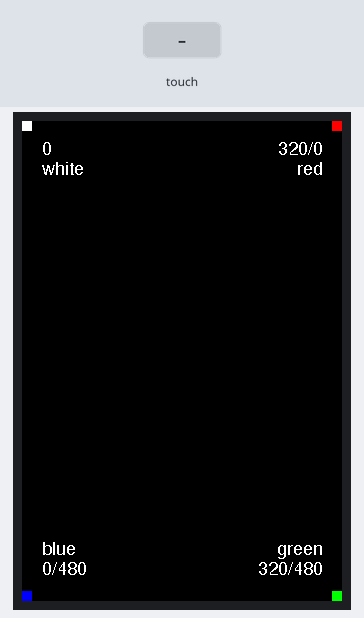
Bench run of a program on a simulated ESP32. On the bench: 320×480 colour display. Inputs (shaded band) come from the test bench.

Above: at 1.3 s.
1.4 s: screen touched at 13 % across, 10 % down
2.9 s: screen touched at 38 % across, 10 % down
Timing chart, 0 to 5.9 s (numbered marks = the images above; inputs shaded):
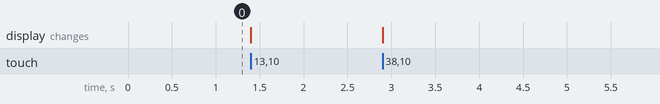

The program:

main.cpp
```cpp
#define LGFX_USE_V1
#include <LovyanGFX.hpp>
#include "settings.h"

static LGFX display;

int32_t width, height;

void setup(void) {
  Serial.begin(115200);

  display.init();

  width = display.width();
  height = display.height();

  log_i("Display width: %d, height: %d", width, height);
  log_i("Rotation: %d", display.getRotation());
  log_i("RGB color order: %s", (display.panel()->config().rgb_order == 0) ? "RGB" : "BGR");

  // square side length
  int8_t l = 10;

  display.fillRect(0, 0, l, l, TFT_WHITE);
  display.fillRect(width - l, 0, l, l, TFT_RED);
  display.fillRect(width - l, height - l, l, l, TFT_GREEN);
  display.fillRect(0, height - l, l, l, TFT_BLUE);

  display.setTextColor(TFT_WHITE);
  display.setFont(&fonts::FreeSans9pt7b);
  // top left
  display.drawString("0", 20, 20);
  display.drawString("white", 20, 40);
  // top right
  display.drawRightString(String(width) + "/0", width - 20, 20);
  display.drawRightString("red", width -20, 40);
  // bottom right
  display.drawRightString(String(width) + "/" + String(height), width - 20, height - 40);
  display.drawRightString("green", width - 20, height - 60);
  // bottom left
  display.drawString("0/" + String(height), 20, height - 40);
  display.drawString("blue", 20, height - 60);
}

void loop(void) {
  int32_t x = 0, y = 0;
  if (display.getTouch(&x, &y) && x > -1 && x < width && y > -1) {
    log_i("Touch detected at %d/%d", x, y);
    display.fillRect(x, y, 5, 5, TFT_ORANGE);
  }
}
```

settings.h
```cpp
#define LGFX_USE_V1
#include <Arduino.h>
#include <LovyanGFX.hpp>
#include <driver/spi_master.h>

#define TFT_BL 32

#define TFT_MISO 19
#define TFT_MOSI 18
#define TFT_SCLK 05
#define TFT_CS 15 // Chip select control pin
#define TFT_DC 2  // Data Command control pin
#define TFT_RST 4 // Reset pin (could connect to RST pin)
//#define TFT_RST  -1  // Set TFT_RST to -1 if display RESET is connected to ESP32 board RST

#define TOUCH_I2C_ADDR 0x38
#define TOUCH_INT 38
#define TOUCH_SDA 23
#define TOUCH_SCL 22

class LGFX : public lgfx::LGFX_Device {

  lgfx::Panel_ILI9488 _panel_instance;
  lgfx::Bus_SPI _bus_instance;
  lgfx::Light_PWM _light_instance;
  lgfx::Touch_FT5x06 _touch_instance;

public:
  LGFX(void) {
    {
      auto cfg = _bus_instance.config();

      // cfg.spi_host = VSPI_HOST;
      // cfg.spi_mode = 0;
      cfg.freq_write = 40000000;
      cfg.freq_read = 16000000;
      // cfg.spi_3wire = true;
      // cfg.use_lock = true;
      cfg.dma_channel = 1;
      cfg.pin_sclk = TFT_SCLK;
      cfg.pin_mosi = TFT_MOSI;
      cfg.pin_miso = TFT_MISO;
      cfg.pin_dc = TFT_DC;

      _bus_instance.config(cfg);
      _panel_instance.setBus(&_bus_instance);
    }

    {
      auto cfg = _panel_instance.config();

      cfg.pin_cs = TFT_CS;
      cfg.pin_rst = TFT_RST;
      // cfg.pin_busy = -1;

      cfg.memory_width = 320;
      cfg.memory_height = 480;
      cfg.panel_width = 320;
      cfg.panel_height = 480;
      // cfg.offset_x = 0;
      // cfg.offset_y = 0;
      // cfg.offset_rotation = 0;
      // cfg.dummy_read_pixel = 8;
      // cfg.dummy_read_bits = 1;
      // cfg.readable = true;
      // cfg.invert = false;
      // cfg.rgb_order = false; // false = do NOT invert RGB order
      // cfg.dlen_16bit = false;
      // cfg.bus_shared = true;

      _panel_instance.config(cfg);
    }

    {
      auto cfg = _light_instance.config();

      cfg.pin_bl = TFT_BL;
      // cfg.invert = false;
      cfg.freq = 44100;
      // cfg.pwm_channel = 7;

      _light_instance.config(cfg);
      _panel_instance.setLight(&_light_instance);
    }
    {
      auto cfg = _touch_instance.config();

      // cfg.x_min = 0;
      cfg.x_max = _panel_instance.config().panel_width - 1;
      // cfg.y_min = 0;
      cfg.y_max = _panel_instance.config().panel_height - 1;
      // cfg.bus_shared = true;
      // cfg.offset_rotation = 0;

      cfg.i2c_port = 1;
      cfg.i2c_addr = TOUCH_I2C_ADDR;
      cfg.pin_int = TOUCH_INT;
      cfg.pin_sda = TOUCH_SDA;
      cfg.pin_scl = TOUCH_SCL;
      cfg.freq = 400000;

      _touch_instance.config(cfg);
      _panel_instance.setTouch(&_touch_instance);
    }

    setPanel(&_panel_instance);
  }
};
```
